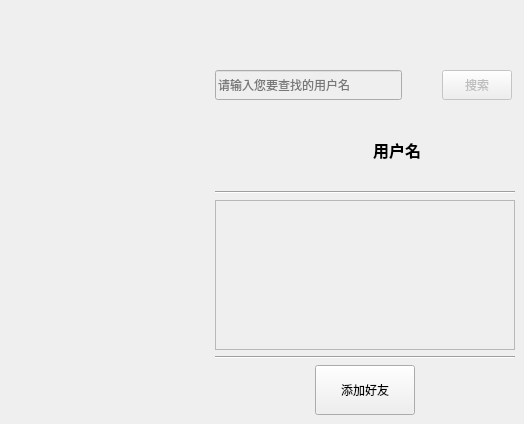
     <widget class="QWidget" name="addPage">
      <widget class="QWidget" name="searchWidget" native="true">
       <property name="enabled">
        <bool>false</bool>
       </property>
       <property name="geometry">
        <rect>
         <x>215</x>
         <y>70</y>
         <width>300</width>
         <height>30</height>
        </rect>
       </property>
       <layout class="QHBoxLayout" name="horizontalLayout_7" stretch="8,0,2">
        <property name="spacing">
         <number>0</number>
        </property>
        <property name="leftMargin">
         <number>0</number>
        </property>
        <property name="topMargin">
         <number>0</number>
        </property>
        <property name="rightMargin">
         <number>3</number>
        </property>
        <property name="bottomMargin">
         <number>0</number>
        </property>
        <item>
         <widget class="QLineEdit" name="searchLineEdit1">
          <property name="minimumSize">
           <size>
            <width>150</width>
            <height>30</height>
           </size>
          </property>
          <property name="toolTip">
           <string/>
          </property>
          <property name="placeholderText">
           <string>请输入您要查找的用户名</string>
          </property>
         </widget>
        </item>
        <item>
         <spacer name="horizontalSpacer_3">
          <property name="orientation">
           <enum>Qt::Orientation::Horizontal</enum>
          </property>
          <property name="sizeHint" stdset="0">
           <size>
            <width>40</width>
            <height>20</height>
           </size>
          </property>
         </spacer>
        </item>
        <item>
         <widget class="QPushButton" name="searchPushButton">
          <property name="minimumSize">
           <size>
            <width>70</width>
            <height>30</height>
           </size>
          </property>
          <property name="text">
           <string>搜索</string>
          </property>
         </widget>
        </item>
       </layout>
      </widget>
      <widget class="QWidget" name="addUserInfoWidget" native="true">
       <property name="geometry">
        <rect>
         <x>215</x>
         <y>115</y>
         <width>300</width>
         <height>300</height>
        </rect>
       </property>
       <layout class="QVBoxLayout" name="verticalLayout_9">
        <property name="leftMargin">
         <number>0</number>
        </property>
        <property name="topMargin">
         <number>0</number>
        </property>
        <property name="rightMargin">
         <number>0</number>
        </property>
        <property name="bottomMargin">
         <number>0</number>
        </property>
        <item>
         <layout class="QHBoxLayout" name="horizontalLayout_5">
          <item>
           <widget class="QLabel" name="addPageProfileLabel">
            <property name="sizePolicy">
             <sizepolicy hsizetype="Preferred" vsizetype="Preferred">
              <horstretch>70</horstretch>
              <verstretch>70</verstretch>
             </sizepolicy>
            </property>
            <property name="minimumSize">
             <size>
              <width>70</width>
              <height>70</height>
             </size>
            </property>
            <property name="maximumSize">
             <size>
              <width>70</width>
              <height>70</height>
             </size>
            </property>
            <property name="text">
             <string/>
            </property>
            <property name="scaledContents">
             <bool>false</bool>
            </property>
            <property name="margin">
             <number>0</number>
            </property>
           </widget>
          </item>
          <item>
           <widget class="QLabel" name="addPageUsernameLabel">
            <property name="minimumSize">
             <size>
              <width>100</width>
              <height>20</height>
             </size>
            </property>
            <property name="maximumSize">
             <size>
              <width>100</width>
              <height>20</height>
             </size>
            </property>
            <property name="font">
             <font>
              <pointsize>12</pointsize>
              <bold>true</bold>
             </font>
            </property>
            <property name="text">
             <string>用户名</string>
            </property>
           </widget>
          </item>
         </layout>
        </item>
        <item>
         <widget class="Line" name="addPageLine1">
          <property name="orientation">
           <enum>Qt::Orientation::Horizontal</enum>
          </property>
         </widget>
        </item>
        <item>
         <widget class="QTextEdit" name="leaveMsgTextEdit_4">
          <property name="enabled">
           <bool>false</bool>
          </property>
          <property name="font">
           <font>
            <pointsize>11</pointsize>
           </font>
          </property>
          <property name="html">
           <string>&lt;!DOCTYPE HTML PUBLIC &quot;-//W3C//DTD HTML 4.0//EN&quot; &quot;http://www.w3.org/TR/REC-html40/strict.dtd&quot;&gt;
&lt;html&gt;&lt;head&gt;&lt;meta name=&quot;qrichtext&quot; content=&quot;1&quot; /&gt;&lt;meta charset=&quot;utf-8&quot; /&gt;&lt;style type=&quot;text/css&quot;&gt;
p, li { white-space: pre-wrap; }
hr { height: 1px; border-width: 0; }
li.unchecked::marker { content: &quot;\2610&quot;; }
li.checked::marker { content: &quot;\2612&quot;; }
&lt;/style&gt;&lt;/head&gt;&lt;body style=&quot; font-family:'Microsoft YaHei UI'; font-size:11pt; font-weight:400; font-style:normal;&quot;&gt;
&lt;p style=&quot;-qt-paragraph-type:empty; margin-top:0px; margin-bottom:0px; margin-left:0px; margin-right:0px; -qt-block-indent:0; text-indent:0px;&quot;&gt;&lt;br /&gt;&lt;/p&gt;&lt;/body&gt;&lt;/html&gt;</string>
          </property>
         </widget>
        </item>
        <item>
         <widget class="Line" name="addPageLine2">
          <property name="orientation">
           <enum>Qt::Orientation::Horizontal</enum>
          </property>
         </widget>
        </item>
        <item>
         <widget class="QWidget" name="addUserWidget" native="true">
          <layout class="QHBoxLayout" name="horizontalLayout_18">
           <property name="spacing">
            <number>5</number>
           </property>
           <property name="leftMargin">
            <number>0</number>
           </property>
           <property name="topMargin">
            <number>0</number>
           </property>
           <property name="rightMargin">
            <number>0</number>
           </property>
           <property name="bottomMargin">
            <number>0</number>
           </property>
           <item>
            <spacer name="horizontalSpacer_17">
             <property name="orientation">
              <enum>Qt::Orientation::Horizontal</enum>
             </property>
             <property name="sizeHint" stdset="0">
              <size>
               <width>92</width>
               <height>20</height>
              </size>
             </property>
            </spacer>
           </item>
           <item>
            <widget class="QPushButton" name="addUserPushButton">
             <property name="minimumSize">
              <size>
               <width>100</width>
               <height>50</height>
              </size>
             </property>
             <property name="text">
              <string>添加好友</string>
             </property>
            </widget>
           </item>
           <item>
            <spacer name="horizontalSpacer_18">
             <property name="orientation">
              <enum>Qt::Orientation::Horizontal</enum>
             </property>
             <property name="sizeHint" stdset="0">
              <size>
               <width>92</width>
               <height>20</height>
              </size>
             </property>
            </spacer>
           </item>
          </layout>
         </widget>
        </item>
       </layout>
      </widget>
     </widget>
